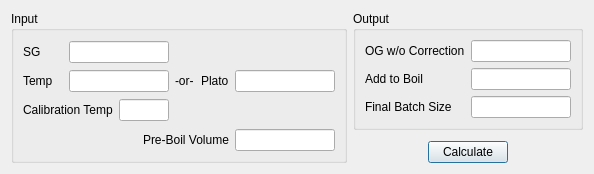
<?xml version="1.0" encoding="UTF-8"?>
<ui version="4.0">
 <class>ogAdjuster</class>
 <widget class="QDialog" name="ogAdjuster">
  <property name="geometry">
   <rect>
    <x>0</x>
    <y>0</y>
    <width>582</width>
    <height>174</height>
   </rect>
  </property>
  <property name="windowTitle">
   <string>Adjust Volume to Hit OG</string>
  </property>
  <layout class="QHBoxLayout" name="horizontalLayout_11">
   <item>
    <widget class="QGroupBox" name="groupBox">
     <property name="title">
      <string>Input</string>
     </property>
     <layout class="QVBoxLayout" name="verticalLayout_6">
      <item>
       <layout class="QHBoxLayout" name="horizontalLayout_9">
        <item>
         <layout class="QVBoxLayout" name="verticalLayout">
          <item>
           <layout class="QHBoxLayout" name="horizontalLayout_2">
            <item>
             <widget class="QLabel" name="label">
              <property name="sizePolicy">
               <sizepolicy hsizetype="Expanding" vsizetype="Preferred">
                <horstretch>0</horstretch>
                <verstretch>0</verstretch>
               </sizepolicy>
              </property>
              <property name="text">
               <string>SG</string>
              </property>
             </widget>
            </item>
            <item>
             <widget class="QLineEdit" name="lineEdit_sg">
              <property name="sizePolicy">
               <sizepolicy hsizetype="Fixed" vsizetype="Fixed">
                <horstretch>0</horstretch>
                <verstretch>0</verstretch>
               </sizepolicy>
              </property>
              <property name="minimumSize">
               <size>
                <width>100</width>
                <height>0</height>
               </size>
              </property>
              <property name="maximumSize">
               <size>
                <width>100</width>
                <height>16777215</height>
               </size>
              </property>
             </widget>
            </item>
           </layout>
          </item>
          <item>
           <layout class="QHBoxLayout" name="horizontalLayout">
            <item>
             <widget class="QLabel" name="label_2">
              <property name="sizePolicy">
               <sizepolicy hsizetype="Expanding" vsizetype="Preferred">
                <horstretch>0</horstretch>
                <verstretch>0</verstretch>
               </sizepolicy>
              </property>
              <property name="text">
               <string>Temp</string>
              </property>
             </widget>
            </item>
            <item>
             <widget class="QLineEdit" name="lineEdit_temp">
              <property name="sizePolicy">
               <sizepolicy hsizetype="Fixed" vsizetype="Fixed">
                <horstretch>0</horstretch>
                <verstretch>0</verstretch>
               </sizepolicy>
              </property>
              <property name="minimumSize">
               <size>
                <width>100</width>
                <height>0</height>
               </size>
              </property>
              <property name="maximumSize">
               <size>
                <width>100</width>
                <height>16777215</height>
               </size>
              </property>
             </widget>
            </item>
           </layout>
          </item>
          <item>
           <layout class="QHBoxLayout" name="horizontalLayout_3">
            <item>
             <widget class="QLabel" name="label_9">
              <property name="text">
               <string>Calibration Temp</string>
              </property>
             </widget>
            </item>
            <item>
             <widget class="QLineEdit" name="lineEdit_calTemp">
              <property name="sizePolicy">
               <sizepolicy hsizetype="Fixed" vsizetype="Fixed">
                <horstretch>0</horstretch>
                <verstretch>0</verstretch>
               </sizepolicy>
              </property>
              <property name="maximumSize">
               <size>
                <width>50</width>
                <height>16777215</height>
               </size>
              </property>
             </widget>
            </item>
           </layout>
          </item>
         </layout>
        </item>
        <item>
         <layout class="QVBoxLayout" name="verticalLayout_4">
          <item>
           <spacer name="verticalSpacer">
            <property name="orientation">
             <enum>Qt::Vertical</enum>
            </property>
            <property name="sizeHint" stdset="0">
             <size>
              <width>20</width>
              <height>40</height>
             </size>
            </property>
           </spacer>
          </item>
          <item>
           <widget class="QLabel" name="label_3">
            <property name="text">
             <string>-or-</string>
            </property>
           </widget>
          </item>
          <item>
           <spacer name="verticalSpacer_3">
            <property name="orientation">
             <enum>Qt::Vertical</enum>
            </property>
            <property name="sizeHint" stdset="0">
             <size>
              <width>20</width>
              <height>40</height>
             </size>
            </property>
           </spacer>
          </item>
         </layout>
        </item>
        <item>
         <layout class="QVBoxLayout" name="verticalLayout_5">
          <item>
           <spacer name="verticalSpacer_4">
            <property name="orientation">
             <enum>Qt::Vertical</enum>
            </property>
            <property name="sizeHint" stdset="0">
             <size>
              <width>20</width>
              <height>40</height>
             </size>
            </property>
           </spacer>
          </item>
          <item>
           <layout class="QHBoxLayout" name="horizontalLayout_4">
            <item>
             <widget class="QLabel" name="label_4">
              <property name="sizePolicy">
               <sizepolicy hsizetype="Preferred" vsizetype="Preferred">
                <horstretch>0</horstretch>
                <verstretch>0</verstretch>
               </sizepolicy>
              </property>
              <property name="text">
               <string>Plato</string>
              </property>
             </widget>
            </item>
            <item>
             <widget class="QLineEdit" name="lineEdit_plato">
              <property name="sizePolicy">
               <sizepolicy hsizetype="Fixed" vsizetype="Fixed">
                <horstretch>0</horstretch>
                <verstretch>0</verstretch>
               </sizepolicy>
              </property>
              <property name="minimumSize">
               <size>
                <width>100</width>
                <height>0</height>
               </size>
              </property>
              <property name="maximumSize">
               <size>
                <width>100</width>
                <height>16777215</height>
               </size>
              </property>
             </widget>
            </item>
           </layout>
          </item>
          <item>
           <spacer name="verticalSpacer_5">
            <property name="orientation">
             <enum>Qt::Vertical</enum>
            </property>
            <property name="sizeHint" stdset="0">
             <size>
              <width>20</width>
              <height>40</height>
             </size>
            </property>
           </spacer>
          </item>
         </layout>
        </item>
       </layout>
      </item>
      <item>
       <layout class="QHBoxLayout" name="horizontalLayout_5">
        <item>
         <spacer name="horizontalSpacer">
          <property name="orientation">
           <enum>Qt::Horizontal</enum>
          </property>
          <property name="sizeHint" stdset="0">
           <size>
            <width>40</width>
            <height>20</height>
           </size>
          </property>
         </spacer>
        </item>
        <item>
         <widget class="QLabel" name="label_8">
          <property name="text">
           <string>Pre-Boil Volume</string>
          </property>
         </widget>
        </item>
        <item>
         <widget class="QLineEdit" name="lineEdit_volume">
          <property name="sizePolicy">
           <sizepolicy hsizetype="Fixed" vsizetype="Fixed">
            <horstretch>0</horstretch>
            <verstretch>0</verstretch>
           </sizepolicy>
          </property>
          <property name="minimumSize">
           <size>
            <width>100</width>
            <height>0</height>
           </size>
          </property>
          <property name="maximumSize">
           <size>
            <width>100</width>
            <height>16777215</height>
           </size>
          </property>
         </widget>
        </item>
       </layout>
      </item>
     </layout>
    </widget>
   </item>
   <item>
    <layout class="QVBoxLayout" name="verticalLayout_3">
     <item>
      <widget class="QGroupBox" name="groupBox_2">
       <property name="title">
        <string>Output</string>
       </property>
       <layout class="QVBoxLayout" name="verticalLayout_2">
        <item>
         <layout class="QHBoxLayout" name="horizontalLayout_6">
          <item>
           <widget class="QLabel" name="label_5">
            <property name="sizePolicy">
             <sizepolicy hsizetype="Expanding" vsizetype="Preferred">
              <horstretch>0</horstretch>
              <verstretch>0</verstretch>
             </sizepolicy>
            </property>
            <property name="text">
             <string>OG w/o Correction</string>
            </property>
           </widget>
          </item>
          <item>
           <widget class="QLineEdit" name="lineEdit_og">
            <property name="sizePolicy">
             <sizepolicy hsizetype="Fixed" vsizetype="Fixed">
              <horstretch>0</horstretch>
              <verstretch>0</verstretch>
             </sizepolicy>
            </property>
            <property name="minimumSize">
             <size>
              <width>100</width>
              <height>0</height>
             </size>
            </property>
            <property name="maximumSize">
             <size>
              <width>100</width>
              <height>16777215</height>
             </size>
            </property>
            <property name="readOnly">
             <bool>true</bool>
            </property>
           </widget>
          </item>
         </layout>
        </item>
        <item>
         <layout class="QHBoxLayout" name="horizontalLayout_7">
          <item>
           <widget class="QLabel" name="label_6">
            <property name="sizePolicy">
             <sizepolicy hsizetype="Expanding" vsizetype="Preferred">
              <horstretch>0</horstretch>
              <verstretch>0</verstretch>
             </sizepolicy>
            </property>
            <property name="text">
             <string>Add to Boil</string>
            </property>
           </widget>
          </item>
          <item>
           <widget class="QLineEdit" name="lineEdit_add">
            <property name="sizePolicy">
             <sizepolicy hsizetype="Fixed" vsizetype="Fixed">
              <horstretch>0</horstretch>
              <verstretch>0</verstretch>
             </sizepolicy>
            </property>
            <property name="minimumSize">
             <size>
              <width>100</width>
              <height>0</height>
             </size>
            </property>
            <property name="maximumSize">
             <size>
              <width>100</width>
              <height>16777215</height>
             </size>
            </property>
            <property name="readOnly">
             <bool>true</bool>
            </property>
           </widget>
          </item>
         </layout>
        </item>
        <item>
         <layout class="QHBoxLayout" name="horizontalLayout_8">
          <item>
           <widget class="QLabel" name="label_7">
            <property name="sizePolicy">
             <sizepolicy hsizetype="Expanding" vsizetype="Preferred">
              <horstretch>0</horstretch>
              <verstretch>0</verstretch>
             </sizepolicy>
            </property>
            <property name="text">
             <string>Final Batch Size</string>
            </property>
           </widget>
          </item>
          <item>
           <widget class="QLineEdit" name="lineEdit_batchSize">
            <property name="sizePolicy">
             <sizepolicy hsizetype="Fixed" vsizetype="Fixed">
              <horstretch>0</horstretch>
              <verstretch>0</verstretch>
             </sizepolicy>
            </property>
            <property name="minimumSize">
             <size>
              <width>100</width>
              <height>0</height>
             </size>
            </property>
            <property name="maximumSize">
             <size>
              <width>100</width>
              <height>16777215</height>
             </size>
            </property>
            <property name="readOnly">
             <bool>true</bool>
            </property>
           </widget>
          </item>
         </layout>
        </item>
       </layout>
      </widget>
     </item>
     <item>
      <spacer name="verticalSpacer_2">
       <property name="orientation">
        <enum>Qt::Vertical</enum>
       </property>
       <property name="sizeHint" stdset="0">
        <size>
         <width>20</width>
         <height>40</height>
        </size>
       </property>
      </spacer>
     </item>
     <item>
      <layout class="QHBoxLayout" name="horizontalLayout_10">
       <item>
        <spacer name="horizontalSpacer_5">
         <property name="orientation">
          <enum>Qt::Horizontal</enum>
         </property>
         <property name="sizeHint" stdset="0">
          <size>
           <width>40</width>
           <height>20</height>
          </size>
         </property>
        </spacer>
       </item>
       <item>
        <widget class="QPushButton" name="pushButton_calculate">
         <property name="text">
          <string>Calculate</string>
         </property>
        </widget>
       </item>
       <item>
        <spacer name="horizontalSpacer_6">
         <property name="orientation">
          <enum>Qt::Horizontal</enum>
         </property>
         <property name="sizeHint" stdset="0">
          <size>
           <width>40</width>
           <height>20</height>
          </size>
         </property>
        </spacer>
       </item>
      </layout>
     </item>
    </layout>
   </item>
  </layout>
 </widget>
 <resources/>
 <connections/>
</ui>
